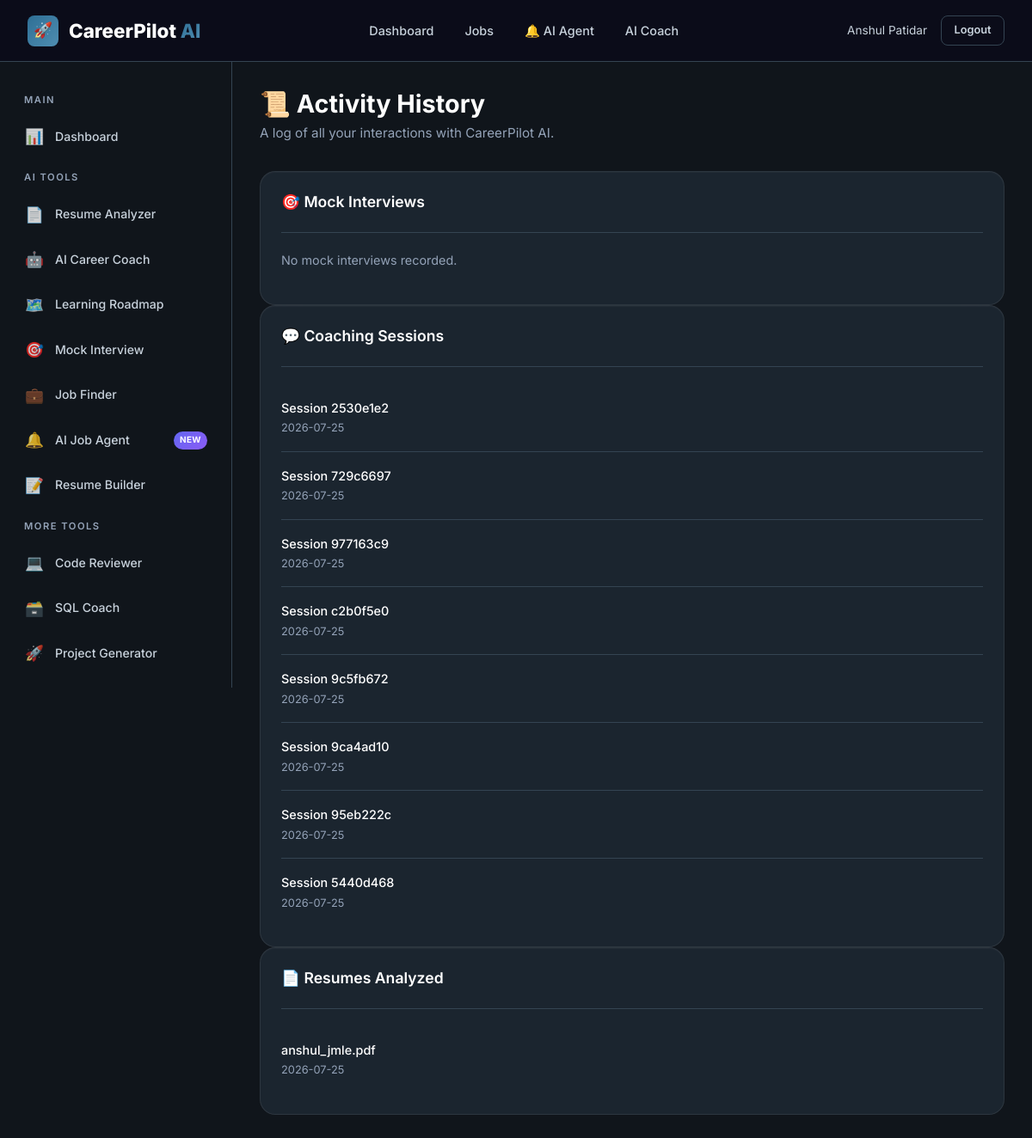
/profile/history (signed in), run on an earlier commit of the app's database.
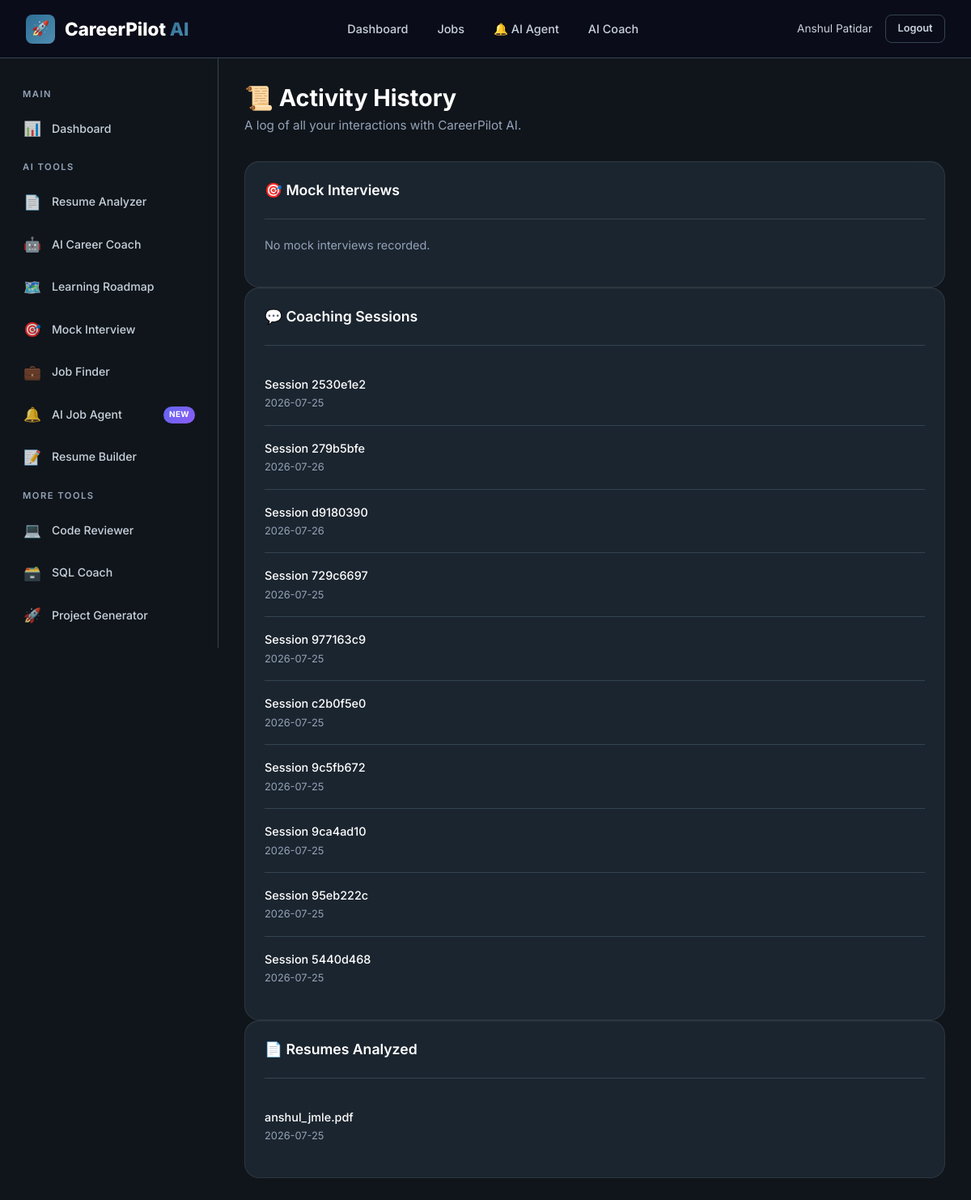
And on a later commit of the database.
### tables this page shows
CREATE TABLE chat_sessions (
            session_id TEXT PRIMARY KEY,
            user_id INTEGER NOT NULL,
            title TEXT DEFAULT 'New Conversation',
            is_pinned INTEGER DEFAULT 0,
            is_archived INTEGER DEFAULT 0,
            created_at TIMESTAMP DEFAULT CURRENT_TIMESTAMP,
            updated_at TIMESTAMP DEFAULT CURRENT_TIMESTAMP,
            FOREIGN KEY (user_id) REFERENCES users(id) ON DELETE CASCADE
        );

CREATE TABLE resumes (
    id INTEGER PRIMARY KEY AUTOINCREMENT,
    user_id INTEGER NOT NULL,
    filename TEXT NOT NULL,
    original_name TEXT NOT NULL,
    file_size INTEGER DEFAULT 0,
    raw_text TEXT DEFAULT '',
    parsed_data TEXT DEFAULT '{}',
    is_primary INTEGER DEFAULT 0,
    uploaded_at TIMESTAMP DEFAULT CURRENT_TIMESTAMP,
    FOREIGN KEY (user_id) REFERENCES users(id) ON DELETE CASCADE
);

### backend/routes/profile.py (the view)
@profile_bp.route('/history')
@login_required
def history():
    user_id = session['user_id']
    from backend.models.resume import ResumeModel
    from backend.models.job import JobModel
    from backend.models.interview import InterviewModel
    chats      = ChatModel.get_user_sessions(user_id)
    resumes    = ResumeModel.get_by_user(user_id)
    interviews = InterviewModel.get_by_user(user_id)
    return render_template('profile/history.html',
                           chats=chats, resumes=resumes, interviews=interviews)

### backend/database/db.py (called while the page is built)
def get_db_path() -> str:
    base_dir = os.path.dirname(os.path.dirname(os.path.dirname(os.path.abspath(__file__))))
    return os.path.join(base_dir, DATABASE_PATH)

def get_connection(db_path: Optional[str] = None) -> sqlite3.Connection:
    path = db_path or get_db_path()
    conn = sqlite3.connect(path)
    conn.row_factory = sqlite3.Row
    conn.execute("PRAGMA foreign_keys = ON")
    conn.execute("PRAGMA journal_mode = WAL")
    return conn

@contextmanager
def get_db(db_path: Optional[str] = None):
    conn = get_connection(db_path)
    try:
        yield conn
        conn.commit()
    except Exception:
        conn.rollback()
        raise
    finally:
        conn.close()

def execute_query(query: str, params: tuple = (), db_path: Optional[str] = None) -> list[dict]:
    with get_db(db_path) as db:
        cursor = db.execute(query, params)
        rows = cursor.fetchall()
        return [dict(row) for row in rows]

### backend/models/chat.py (called while the page is built)
    @staticmethod
    def get_user_sessions(user_id: int, module: str = None) -> list[dict]:
        return execute_query(
            """
            SELECT
                cs.session_id,
                cs.title,
                cs.is_pinned,
                cs.is_archived,
                cs.created_at as session_created_at,
                cs.updated_at,
                MIN(ch.created_at) as started_at,
                MAX(ch.created_at) as last_message,
                COUNT(ch.id) as message_count
            FROM chat_sessions cs
            LEFT JOIN chat_history ch ON cs.session_id = ch.session_id
            WHERE cs.user_id = ? AND cs.is_archived = 0
            GROUP BY cs.session_id
            ORDER BY cs.is_pinned DESC, cs.updated_at DESC
            """,
            (user_id,)
        )

### backend/models/interview.py (called while the page is built)
    @staticmethod
    def get_by_user(user_id: int, limit: int = 20) -> list[dict]:
        return execute_query(
            """SELECT *, conducted_at AS created_at FROM interview_history WHERE user_id = ?
               ORDER BY conducted_at DESC LIMIT ?""",
            (user_id, limit)
        )

### backend/models/resume.py (called while the page is built)
    @staticmethod
    def get_by_user(user_id: int) -> list[dict]:
        return execute_query(
            "SELECT *, uploaded_at AS created_at FROM resumes WHERE user_id = ? ORDER BY uploaded_at DESC",
            (user_id,)
        )

### templates/profile/history.html
{% extends "base.html" %}
{% block content %}
{% include "components/sidebar.html" %}
<main class="main-content">
    <div class="page-header reveal">
        <h1>📜 Activity History</h1>
        <p class="page-subtitle">A log of all your interactions with CareerPilot AI.</p>
    </div>
    <div class="grid-3 reveal delay-1">
        <div class="card">
            <div class="card-header">
                <h3 class="card-title">🎯 Mock Interviews</h3>
            </div>
            {% if interviews %}
                <ul class="activity-list">
                    {% for item in interviews[:10] %}
                    <li class="activity-item">
                        <div class="activity-content">
                            <div class="flex-between">
                                <div class="activity-title">{{ item.role }}</div>
                                <span>Score: {{ item.overall_score }}</span>
                            </div>
                            <div class="activity-desc">{{ item.created_at.split(' ')[0] if item.created_at else 'Unknown' }} • {{ item.difficulty | title }}</div>
                        </div>
                    </li>
                    {% endfor %}
                </ul>
            {% else %}
                <p style="color: var(--text-tertiary); font-size: 0.9rem;">No mock interviews recorded.</p>
            {% endif %}
        </div>
        <div class="card">
            <div class="card-header">
                <h3 class="card-title">💬 Coaching Sessions</h3>
            </div>
            {% if chats %}
                <ul class="activity-list">
                    {% for item in chats[:10] %}
                    <li class="activity-item">
                        <div class="activity-content">
                            <div class="activity-title text-truncate" style="max-width: 250px;">Session {{ item.session_id[:8] }}</div>
                            <div class="activity-desc">{{ item.started_at.split(' ')[0] if item.started_at else 'Unknown' }}</div>
                        </div>
                    </li>
                    {% endfor %}
                </ul>
            {% else %}
                <p style="color: var(--text-tertiary); font-size: 0.9rem;">No chat history.</p>
            {% endif %}
        </div>
        <div class="card">
            <div class="card-header">
                <h3 class="card-title">📄 Resumes Analyzed</h3>
            </div>
            {% if resumes %}
                <ul class="activity-list">
                    {% for item in resumes[:10] %}
                    <li class="activity-item">
                        <div class="activity-content">
                            <div class="activity-title">{{ item.original_name }}</div>
                            <div class="activity-desc">{{ item.uploaded_at.split(' ')[0] if item.uploaded_at else 'Unknown' }}</div>
                        </div>
                    </li>
                    {% endfor %}
                </ul>
            {% else %}
                <p style="color: var(--text-tertiary); font-size: 0.9rem;">No resumes uploaded.</p>
            {% endif %}
        </div>
    </div>
</main>
{% endblock %}

### templates/base.html (shortened to what this page needs)
<!DOCTYPE html>
<html lang="en">
<head>
    <link href="https://unpkg.com/aos@2.3.1/dist/aos.css" rel="stylesheet">
    <link rel="stylesheet" href="{{ url_for('static', filename='css/main.css') }}">
    <link rel="stylesheet" href="{{ url_for('static', filename='css/components.css') }}">
    <link rel="stylesheet" href="{{ url_for('static', filename='css/dashboard.css') }}">
    <link rel="stylesheet" href="{{ url_for('static', filename='css/pages.css') }}">
    <link rel="stylesheet" href="{{ url_for('static', filename='css/animations.css') }}">
</head>
<body>
    {% block body %}
    {% block navbar %}
    <nav class="navbar" id="mainNavbar">
        <a href="{{ url_for('home') }}" class="navbar-brand">
            <div class="brand-icon">🚀</div>
            <span>CareerPilot <span class="text-gradient">AI</span></span>
        </a>
        {% if not current_user.is_authenticated %}
        <ul class="navbar-nav">
            <li><a href="{{ url_for('home') }}#features" class="nav-link">Features</a></li>
            <li><a href="{{ url_for('home') }}#showcase" class="nav-link">AI Showcase</a></li>
            <li><a href="{{ url_for('home') }}#testimonials" class="nav-link">Testimonials</a></li>
        </ul>
        <div class="navbar-actions">
            <a href="{{ url_for('auth.login') }}" class="btn btn-ghost">Log In</a>
            <a href="{{ url_for('auth.register') }}" class="btn btn-primary">Get Started</a>
        </div>
        {% else %}
        <ul class="navbar-nav">
            <li><a href="{{ url_for('dashboard.index') }}" class="nav-link">Dashboard</a></li>
            <li><a href="{{ url_for('jobs.index') }}" class="nav-link">Jobs</a></li>
            <li><a href="{{ url_for('notifications.index') }}" class="nav-link" style="position:relative;">
                🔔 AI Agent
            </a></li>
            <li><a href="{{ url_for('chat.index') }}" class="nav-link">AI Coach</a></li>
        </ul>
        <div class="navbar-actions">
            <span style="color: var(--text-secondary); font-size: 0.85rem;">{{ current_user.full_name }}</span>
            <a href="{{ url_for('auth.logout') }}" class="btn btn-ghost btn-sm">Logout</a>
        </div>
        {% endif %}
    </nav>
    {% endblock %}
    {% block content %}{% endblock %}
    {% endblock %}
</body>
</html>

### templates/components/sidebar.html (shortened to what this page needs)
<aside class="sidebar" id="sidebar">
    <ul class="sidebar-nav">
        <li class="nav-label">Main</li>
        <li class="nav-item">
            <a href="{{ url_for('dashboard.index') }}" class="nav-link {% if request.path == '/dashboard' %}active{% endif %}">
                <span class="nav-icon">📊</span> Dashboard
            </a>
        </li>
        <li class="nav-label">AI Tools</li>
        <li class="nav-item">
            <a href="{{ url_for('resume.upload') }}" class="nav-link {% if '/resume' in request.path %}active{% endif %}">
                <span class="nav-icon">📄</span> Resume Analyzer
            </a>
        </li>
        <li class="nav-item">
            <a href="{{ url_for('chat.index') }}" class="nav-link {% if '/chat' in request.path %}active{% endif %}">
                <span class="nav-icon">🤖</span> AI Career Coach
            </a>
        </li>
        <li class="nav-item">
            <a href="{{ url_for('learning.index') }}" class="nav-link {% if '/learning' in request.path %}active{% endif %}">
                <span class="nav-icon">🗺️</span> Learning Roadmap
            </a>
        </li>
        <li class="nav-item">
            <a href="{{ url_for('interview.index') }}" class="nav-link {% if '/interview' in request.path %}active{% endif %}">
                <span class="nav-icon">🎯</span> Mock Interview
            </a>
        </li>
        <li class="nav-item">
            <a href="{{ url_for('jobs.index') }}" class="nav-link {% if request.path == '/jobs/' or request.path == '/jobs' %}active{% endif %}">
                <span class="nav-icon">💼</span> Job Finder
            </a>
        </li>
        <li class="nav-item">
            <a href="{{ url_for('notifications.index') }}" class="nav-link {% if '/notifications' in request.path %}active{% endif %}"
               style="position:relative;">
                <span class="nav-icon">🔔</span> AI Job Agent
                <span style="margin-left:auto;background:linear-gradient(135deg,#6366f1,#8b5cf6);
                             color:#fff;font-size:0.62rem;font-weight:700;padding:0.15rem 0.45rem;
                             border-radius:20px;letter-spacing:0.03em;">NEW</span>
            </a>
        </li>
        <li class="nav-item">
            <a href="{{ url_for('resume.builder') }}" class="nav-link {% if '/resume/builder' in request.path %}active{% endif %}">
                <span class="nav-icon">📝</span> Resume Builder
            </a>
        </li>
        <li class="nav-label">More Tools</li>
        <li class="nav-item">
            <a href="{{ url_for('code.code_review') }}" class="nav-link {% if '/code-review' in request.path %}active{% endif %}">
                <span class="nav-icon">💻</span> Code Reviewer
            </a>
        </li>
        <li class="nav-item">
            <a href="{{ url_for('code.sql_coach') }}" class="nav-link {% if '/sql-coach' in request.path %}active{% endif %}">
                <span class="nav-icon">🗃️</span> SQL Coach
            </a>
        </li>
        <li class="nav-item">
            <a href="{{ url_for('projects.index') }}" class="nav-link {% if '/projects' in request.path %}active{% endif %}">
                <span class="nav-icon">🚀</span> Project Generator
            </a>
        </li>
        <li class="nav-label">Account</li>
    </ul>
</aside>

### static/css/components.css (style rules this page uses)
.btn { display: inline-flex; align-items: center; justify-content: center; gap: 0.5rem; padding: 0.65rem 1.5rem; font-family: var(--font-primary); font-size: 0.9rem; font-weight: 600; border: none; border-radius: var(--radius-sm); cursor: pointer; transition: all var(--transition-fast); text-decoration: none; white-space: nowrap; }
.btn-ghost { background: transparent; color: var(--text-secondary); border: 1px solid var(--border); }
.btn-sm { padding: 0.4rem 0.9rem; font-size: 0.8rem; }
.card { background: var(--glass-bg); backdrop-filter: var(--glass-blur); -webkit-backdrop-filter: var(--glass-blur); border: 1px solid var(--glass-border); border-radius: var(--radius-lg); padding: 1.5rem; box-shadow: var(--shadow-card); transition: all var(--transition-normal); }
.card-header { display: flex; align-items: center; justify-content: space-between; margin-bottom: 1.25rem; padding-bottom: 1rem; border-bottom: 1px solid var(--border); }
.card-title { font-size: 1.1rem; font-weight: 600; color: var(--text-primary); }

### static/css/dashboard.css (style rules this page uses)
.activity-list { list-style: none; }
.activity-item { display: flex; align-items: flex-start; gap: 1rem; padding: 1rem 0; border-bottom: 1px solid var(--border); }
.activity-item:last-child { border-bottom: none; }
.activity-content { flex: 1; }
.activity-content .activity-title { font-size: 0.9rem; font-weight: 500; color: var(--text-primary); margin-bottom: 0.15rem; }
.activity-content .activity-desc { font-size: 0.8rem; color: var(--text-tertiary); }

### static/css/animations.css (style rules this page uses)
.reveal { opacity: 0; transform: translateY(30px); transition: all 0.6s ease; }
.reveal.visible { opacity: 1; transform: translateY(0); }
.delay-1 { transition-delay: 0.1s !important; }

What changed in the data, as far as the page shows it:
added chat_sessions: session_id "279b5bfe", started_at "2026-07-26"
added chat_sessions: session_id "d9180390", started_at "2026-07-26"
